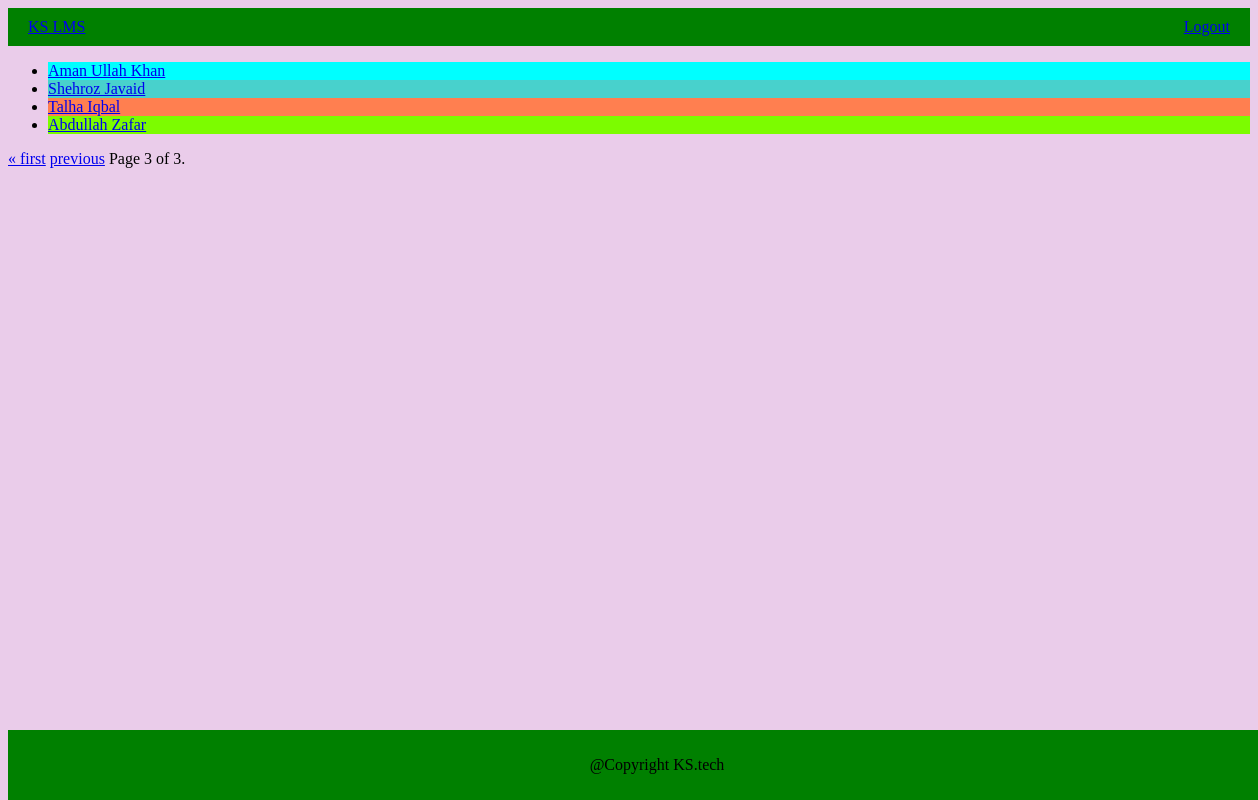
Before: /s/?page=3 (signed in) with the older database file.
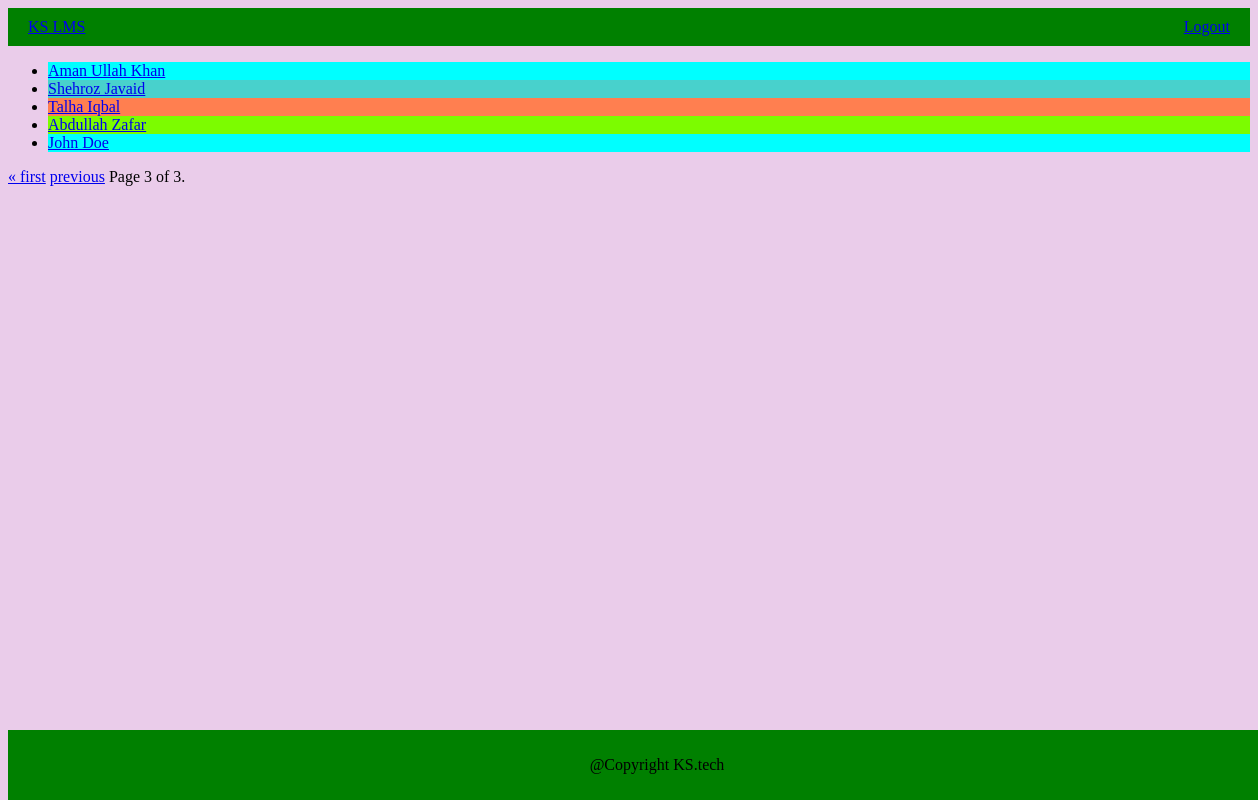
After: the same page with the newer database file.
### student/models.py (models this page shows, shortened)
class Student(models.Model):
    name = models.CharField(max_length=191)
    student_id = models.CharField(max_length=10)
    email = models.EmailField(max_length=254)

### student/views.py (the view)
# urls.py: path("", views.IndexView.as_view(), name="index"),
def index(request):
    if request.user.is_authenticated:
        students = Student.objects.all()
        paginator = Paginator(students, 5)  # Show 25 contacts per page.
        page_number = request.GET.get("page")
        page_obj = paginator.get_page(page_number)
        num_visits = request.session.get('num_visits', 0)
        request.session['num_visits'] = num_visits + 1
        return render(request, "student/student_list.html", {
            "object_list": students,
            "session": request.session,
            "page_obj": page_obj,
        })
    return redirect(reverse('student:login'))

### student/templates/student/student_list.html (shortened to what this page needs)
{% extends "base.html" %}
{% load static %}
{% block links_block %}
    <link rel="stylesheet" href={% static "student/style.css" %}>
{% endblock links_block %}
{% block body_block %}
{% include "student/partials/header.html" %}
    <main>
        <ul>
        {% for object in page_obj %}
            <li class="{% cycle 'one' 'two' 'three' 'four' %}">
                <a href={% url "student:detail" object.id %}>
                    {{ object.name|title }}
            </li>
        {% endfor %}
        </ul>
        <div class="pagination">
            <span class="step-links">
                {% if page_obj.has_previous %}
                    <a href="?page=1">&laquo; first</a>
                    <a href="?page={{ page_obj.previous_page_number }}">previous</a>
                {% endif %}
                <span class="current">
                    Page {{ page_obj.number }} of {{ page_obj.paginator.num_pages }}.
                </span>
            </span>
        </div>
    </main>
    <footer>
        <nav>
            <p>@Copyright KS.tech</p>
        </nav>
    </footer>
{% endblock body_block %}

### templates/base.html (shortened to what this page needs)
<!DOCTYPE html>
<html lang="en">
<head>
    {% block links_block %}{% endblock links_block %}
</head>
<body>
    {% block body_block %} Empty Body {% endblock body_block %}
</body>
</html>

### student/templates/student/partials/header.html
<header>
    <nav>
        <a href={% url "student:index" %}><div>KS LMS</div> </a>
        <a href={% url "student:logout" %} > Logout </a>
    </nav>
</header>

### student/static/student/style.css (style rules this page uses)
body { background-color: rgb(234, 204, 234); }
header, footer { padding: 10px 20px; background-color: green; }
header nav { display: flex; justify-content: space-between; }
footer { position: absolute; bottom: 0; width: 100%; text-align: center; }
.one { background-color: aqua; }
.two { background-color:mediumturquoise; }
.three { background-color:coral; }
.four { background-color:lawngreen; }

Changed rows visible on the page:
added Student: name "John Doe"
